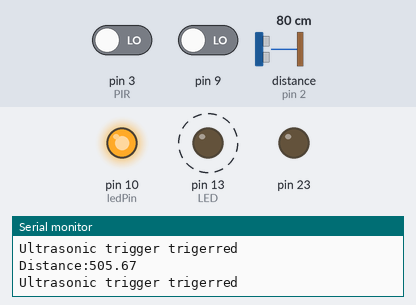
A sketch run on a simulated Arduino Uno, built with avr-gcc and run on an emulated ATmega328P. Parts: output pins drawn as LEDs (lit = HIGH), the last lines printed to the serial monitor. Wiring (inferred from the names in the program): ultrasonic range finder: trigger pin 6; echo pin 2. Dashed ring = blinking. The inputs (shaded band) are chosen by the test bench; at power-on: distance to the obstacle (sensor on pin 2) 80 cm, pin 3 (PIR) LOW, pin 9 LOW. The echo pulse lasts 58.3 µs per cm; pins used as bus, display or sensor lines are not drawn.

Above: at 1.2 s.
1.3 s: distance to the obstacle (sensor on pin 2) set to 15 cm
4.3 s: distance to the obstacle (sensor on pin 2) set to 12 cm
At 4.9 s:
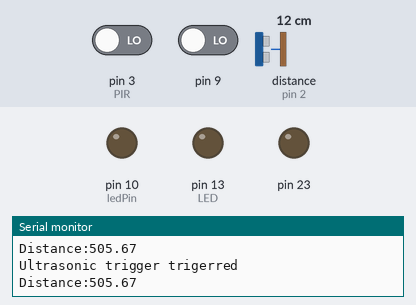
10.3 s: distance to the obstacle (sensor on pin 2) set to 38 cm
13.3 s: distance to the obstacle (sensor on pin 2) set to 45 cm
At 13.54 s:
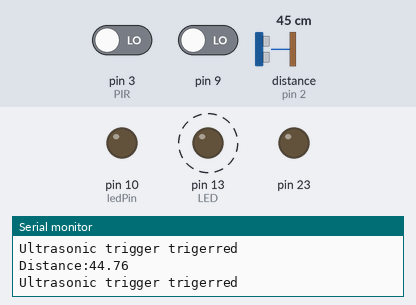
Timing chart, 0 to 17.3 s (numbered marks = the images above; inputs shaded):
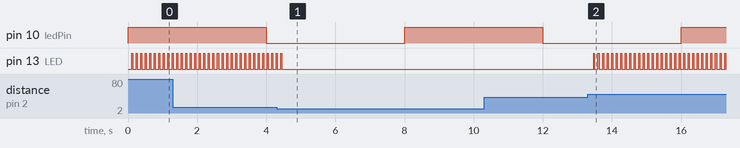

Measured:
- the behaviour switches between 14 and 13 cm on distance to the obstacle (sensor on pin 2) (found by bisection; images 0 and 1)
- the behaviour switches between 40 and 41 cm on distance to the obstacle (sensor on pin 2) (found by bisection; images 1 and 2)
- after the input at 4.3 s, pin 13 (LED): goes on until 4.5 s, then stays LOW
- after the input at 13.3 s, pin 13 (LED): alternates HIGH for 0.03 s and LOW for 0.10 s, starting after 0.17 s
- by itself, pin 13 (LED): alternates HIGH for 0.03 s and LOW for 0.10 s

The sketch:

Task_1.4D.ino
```cpp
const uint8_t echoPin = 2;
const uint8_t trigPin = 6;
const int LED = 13;
const int LED2 = 12;
const int PIR = 3;
const int threshold = 40;
long duration; // stores time taken for signal to echo back
bool led_state = false;
bool led_state2 = false;
bool motion = false;
float distance;
const int ledPin = 10; // led for timer-interrupt
volatile bool state = false;

void setup()
{
  pinMode(trigPin, OUTPUT);
  pinMode(echoPin, INPUT);
  pinMode(LED, OUTPUT);
  Serial.begin(9600);
  attachInterrupt(digitalPinToInterrupt(echoPin), ISR1, CHANGE);
  attachInterrupt(digitalPinToInterrupt(PIR), ISR2, CHANGE);
  pinMode(ledPin, OUTPUT);
  noInterrupts();
  // Clear registers
  TCCR1A = 0;
  TCCR1B = 0;
  TCNT1 = 0;
  // enable PD7
  DDRB &= ~(1 << PD7);
  DDRB |= (1 << PD7);
  PORTB &= ~(1 << PD7);
  // Enable PinChangeControl Reigsters
  PCICR |= 0b00000001;
  // enable pin 9 : PB1 -> PIR Sensor
  PCMSK0 |= 0b00000010;
  // we want turn led 13 to blink every 4 seconds = 0.25 Hz
  // 0.25Hz = (16000000/((62499+1)*1024))
  // Set timer compare
  OCR1A = 62499;
  // Prescaler 1024
  TCCR1B |= (1 << CS12) | (1 << CS10);
  // Output Compare Match A Interrupt Enable
  TIMSK1 |= (1 << OCIE1A);
  // CTC
  TCCR1B |= (1 << WGM12);

  interrupts();
}

void loop()
{
  digitalWrite(LED2, LOW);
  digitalWrite(LED, LOW);
  digitalWrite(trigPin, LOW);
  delayMicroseconds(2);
  digitalWrite(trigPin, HIGH);
  delayMicroseconds(10);
  digitalWrite(trigPin, LOW);
  duration = pulseIn(echoPin, HIGH);
  distance = duration / 58.2;

  delay(100);
}

void ISR1()
{

  if (distance > threshold) // threshold = 40cm
  {
    Serial.println("Ultrasonic trigger trigerred");
    led_state = !led_state;
    Serial.print("Distance:");
    Serial.println(distance);
    digitalWrite(LED, led_state);
  }
}

void ISR2()
{
  Serial.println("PIR sensor trigerred");
  led_state2 = !led_state2;
  digitalWrite(LED2, led_state2);
  delay(500);
}
ISR(TIMER1_COMPA_vect)
{                                                // timer compare interrupt
  digitalWrite(ledPin, digitalRead(ledPin) ^ 1); // toggles led
  Serial.println("A Timer interrupt has occured");
}
ISR(PCINT0_vect)
{
  //  PORTB ^= (1<<PD7);
  state = !state;
  digitalWrite(7, state);
  Serial.println("Pin Change Interrupt has occured!!");
  delayMicroseconds(6000);
}
```
